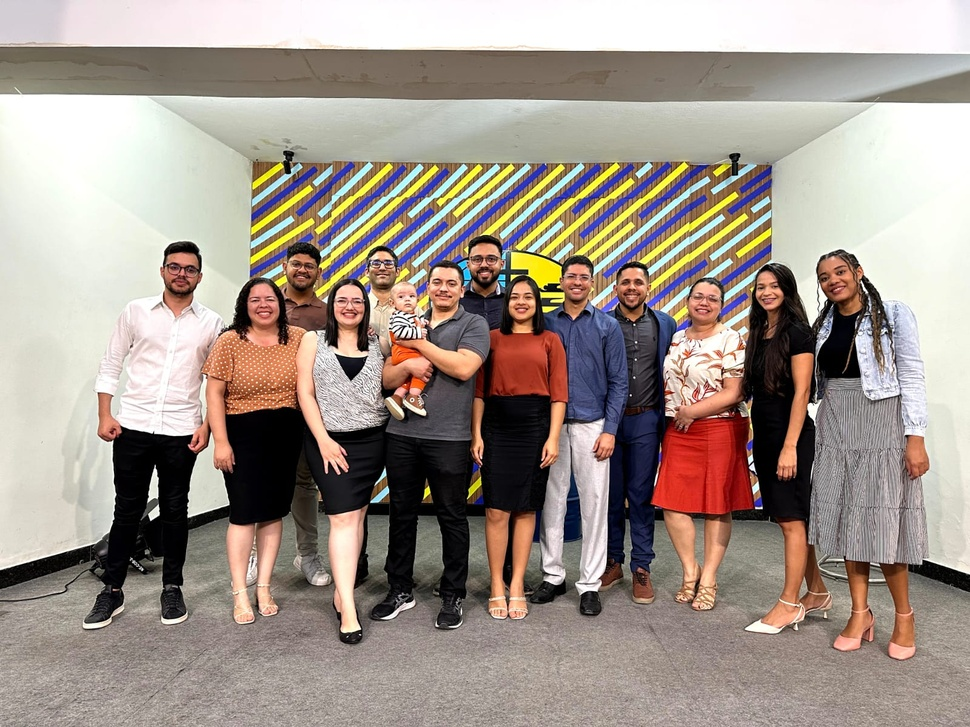
#> input picture vida.jpeg, 970 x 727 px, shrunk from 1600 x 1200 before the run
$ python face.py
#> lines starting #> are read from the running program, lines starting #| are printed output that depends on the picture; after the words box and inside, x2 and y2 are one past the last pixel; in counts of white or black regions, pixels touching at a corner belong together
import cv2

img = cv2.imread('vida.jpeg')
#> img is the input picture: shape (727, 970, 3); mean B, G, R 140, 149.3, 161.3

if img is None:
    print("Erro: A imagem não pôde ser carregada.")
else:
    face_classifier = cv2.CascadeClassifier(cv2.data.haarcascades + "haarcascade_frontalface_default.xml")

    imageGray = cv2.cvtColor(img, cv2.COLOR_BGR2GRAY)
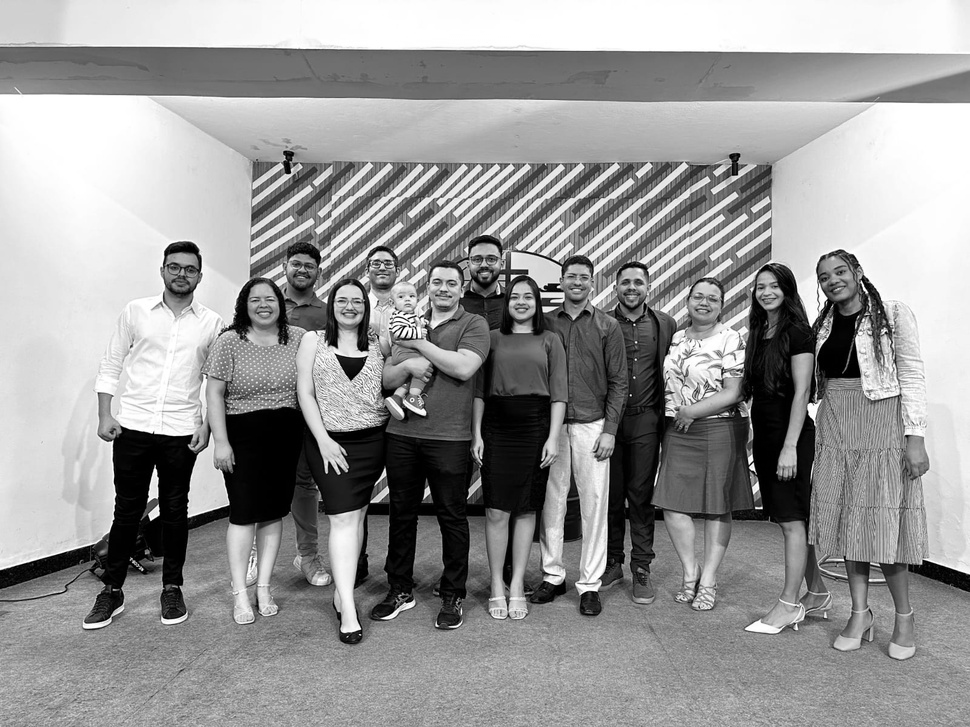
#> imageGray: shape (727, 970); min 0, max 255, mean 151.9

    faces = face_classifier.detectMultiScale(imageGray, scaleFactor=1.3, minNeighbors=5)
#> faces = [[750, 274, 34, 34], [504, 283, 35, 35], [245, 285, 37, 37], [686, 284, 38, 38], [328, 285, 41, 41], [157, 249, 51, 51]]

    if len(faces) == 0:
        print('Rostos não encontrados')
    else:
        for (x, y, w, h) in faces:
            cv2.rectangle(img, (x, y), (x+w, y+h), (127, 0, 255), 2)
#> this loop made 6 passes
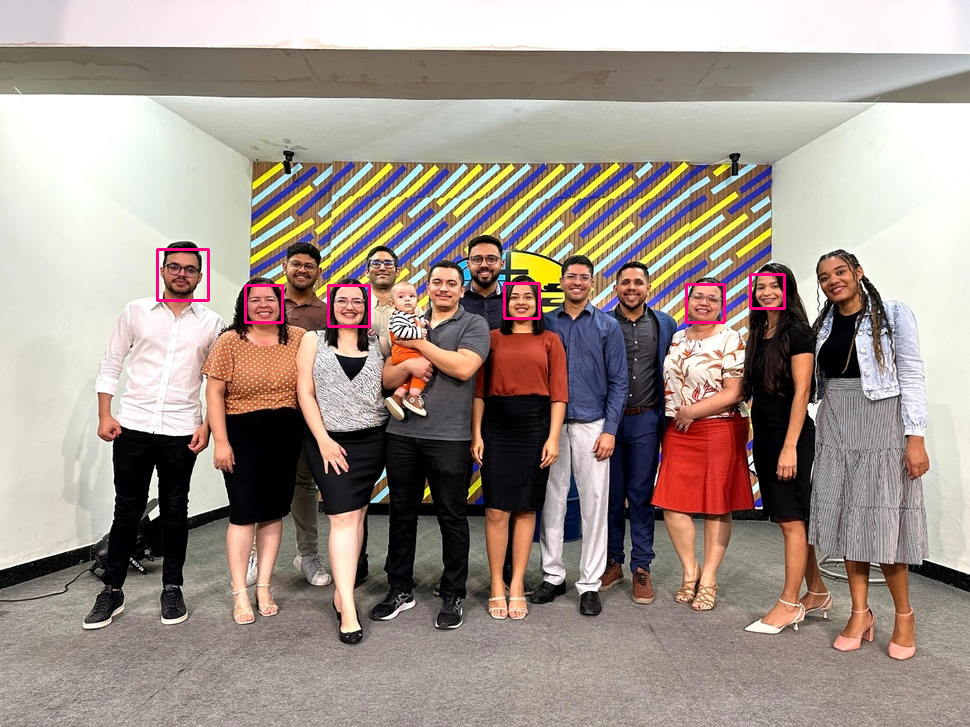
#> img: shape (727, 970, 3); 0.4% of pixels changed, all inside (x1, y1, x2, y2) = (156, 248, 786, 328)

        cv2.imshow('Detected Faces', img)

    cv2.waitKey(0)
    cv2.destroyAllWindows()

$ run again, with eu.jpeg copied over vida.jpeg
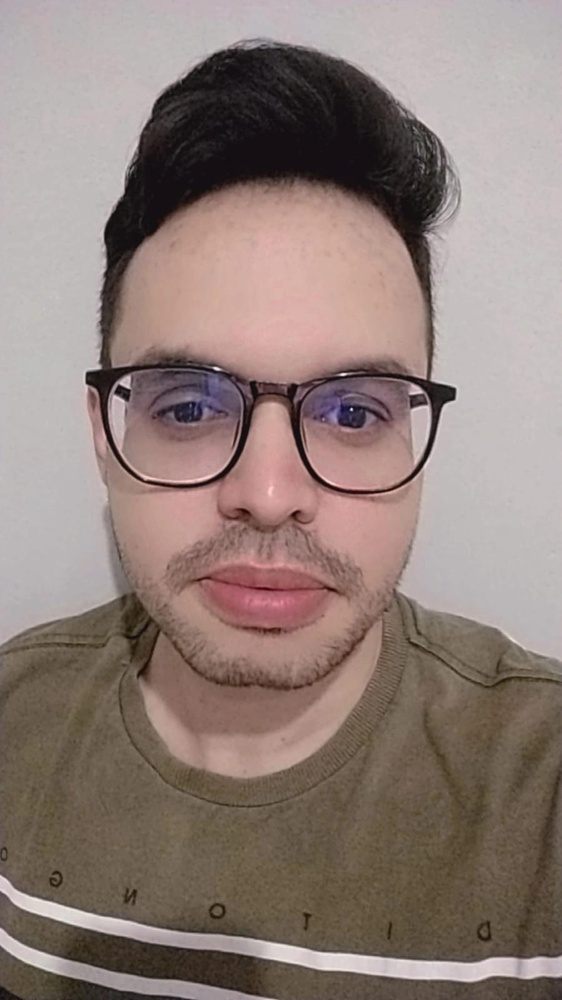
#> input picture eu.jpeg, 562 x 1000 px, shrunk from 899 x 1599 before the run
#> img is the input picture: shape (1000, 562, 3); mean B, G, R 120.5, 126.7, 143.3
#> `imageGray = cv2.cvtColor(img, cv2.COLOR_BGR2GRAY)`:
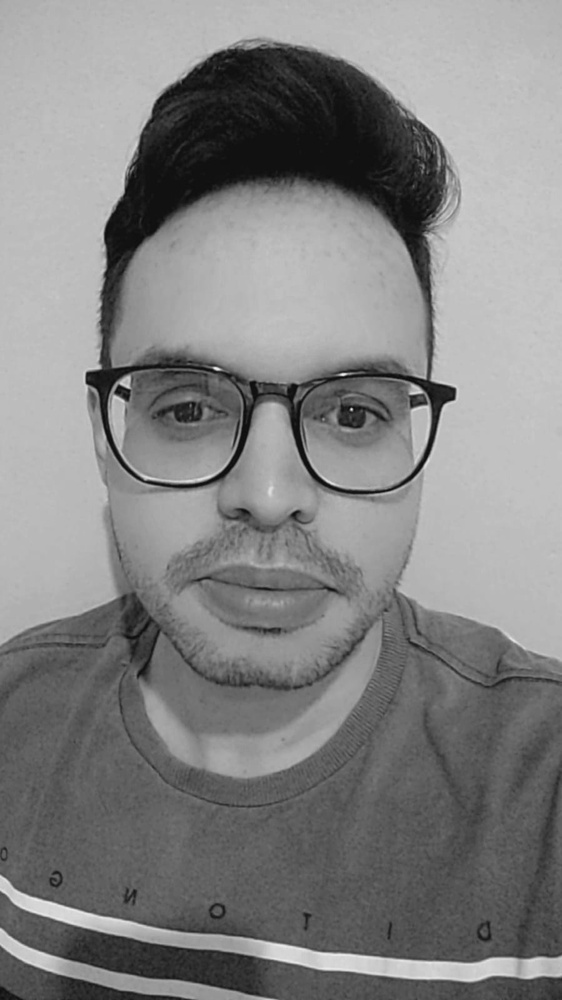
#> imageGray: shape (1000, 562); min 9, max 243, mean 130.9
#> faces = [[40, 241, 452, 452]]
#> the loop `for (x, y, w, h) in faces:` made 1 pass
#> after the loop `for (x, y, w, h) in faces:`:
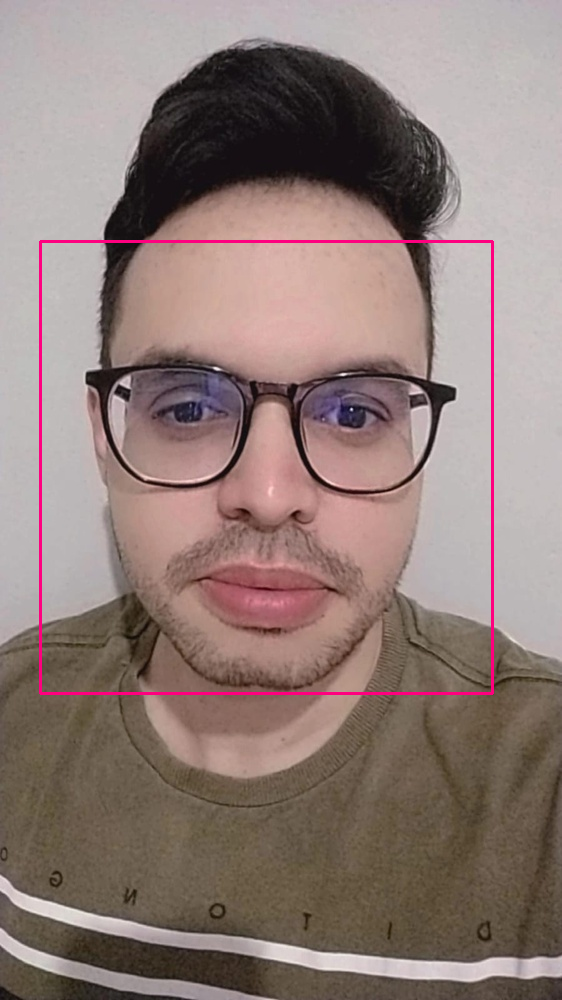
#> img: shape (1000, 562, 3); 0.96% of pixels changed, all inside (x1, y1, x2, y2) = (39, 240, 494, 695)
